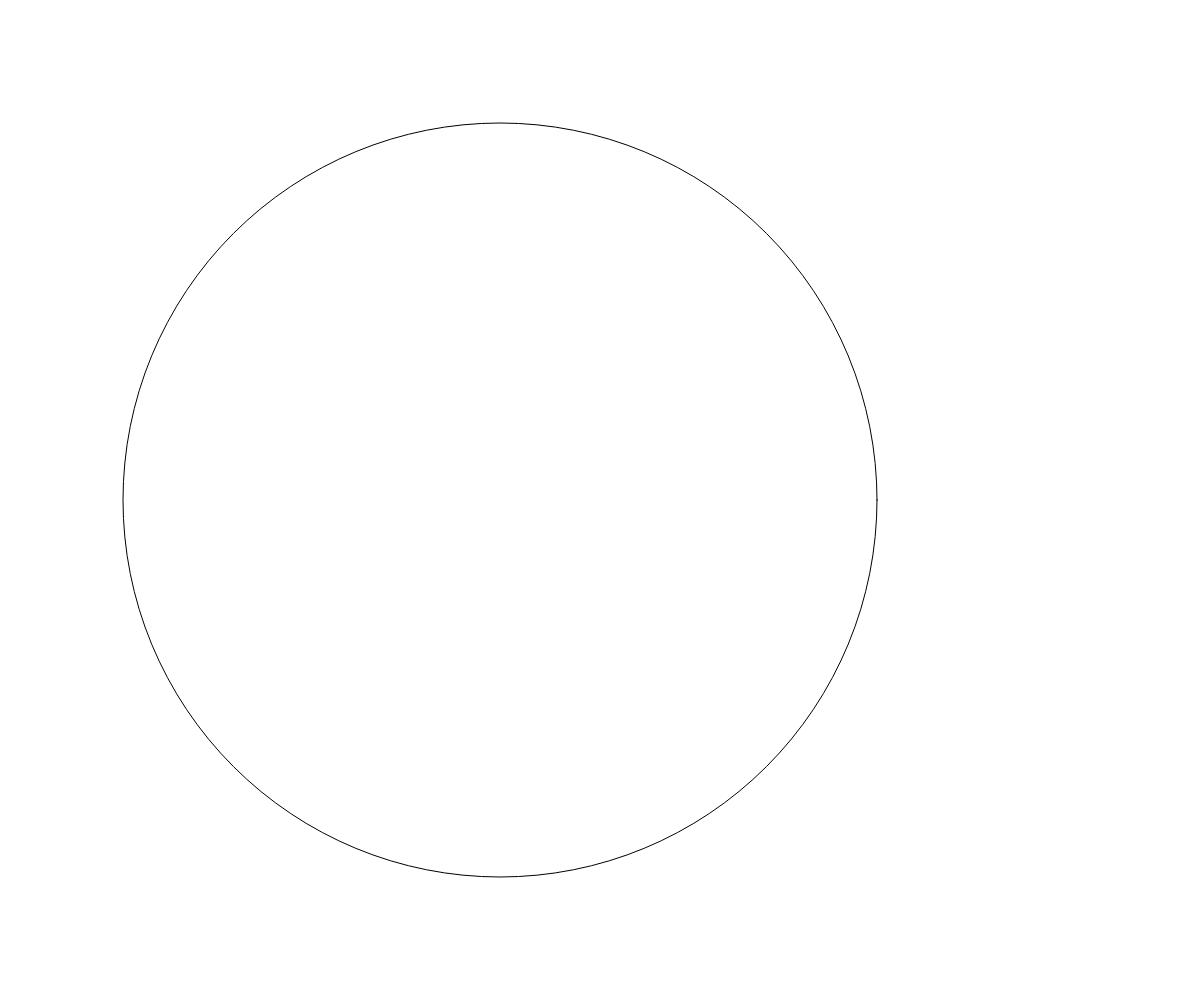
Frame 1 (no input)
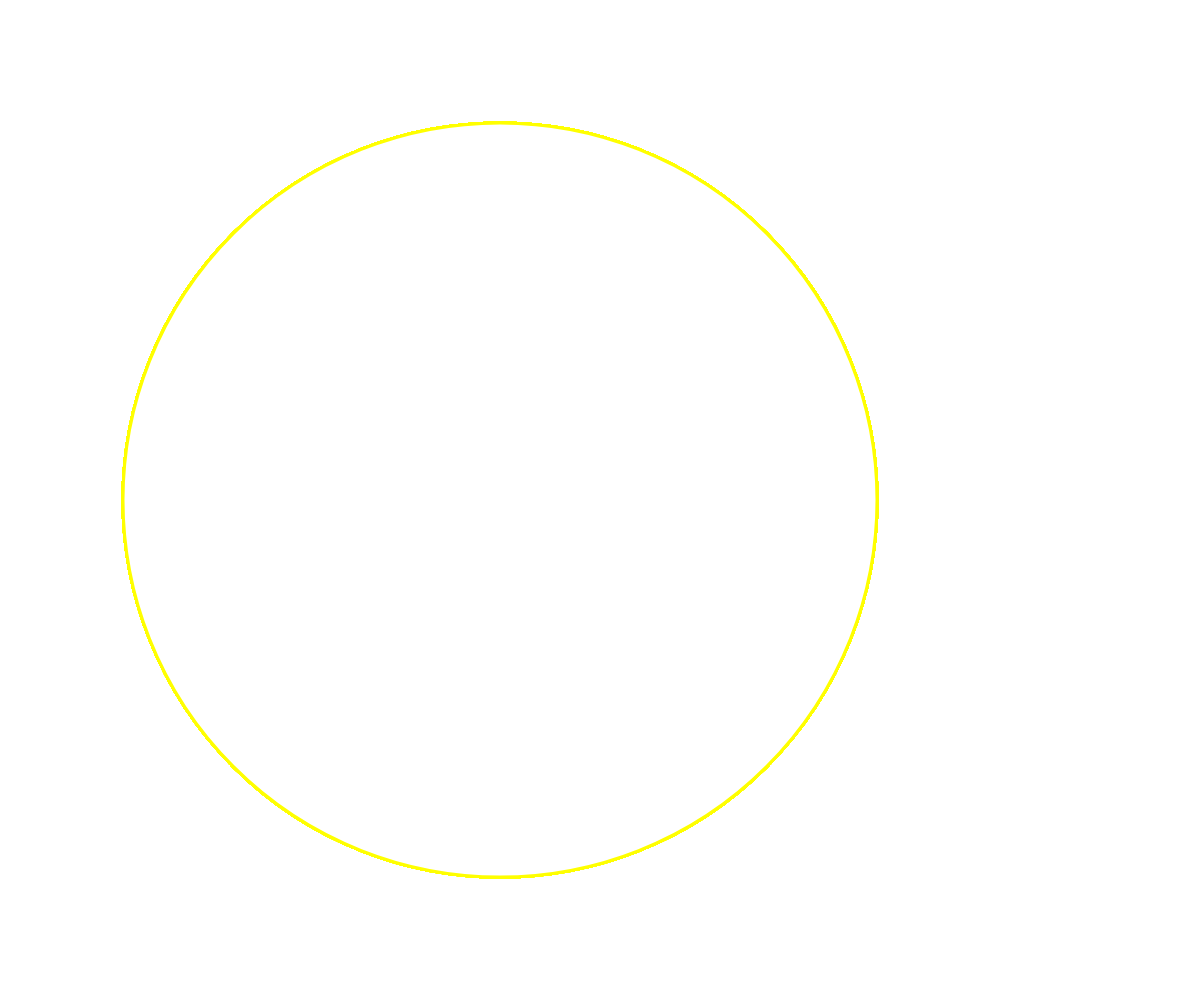
Frame 60 (no input)
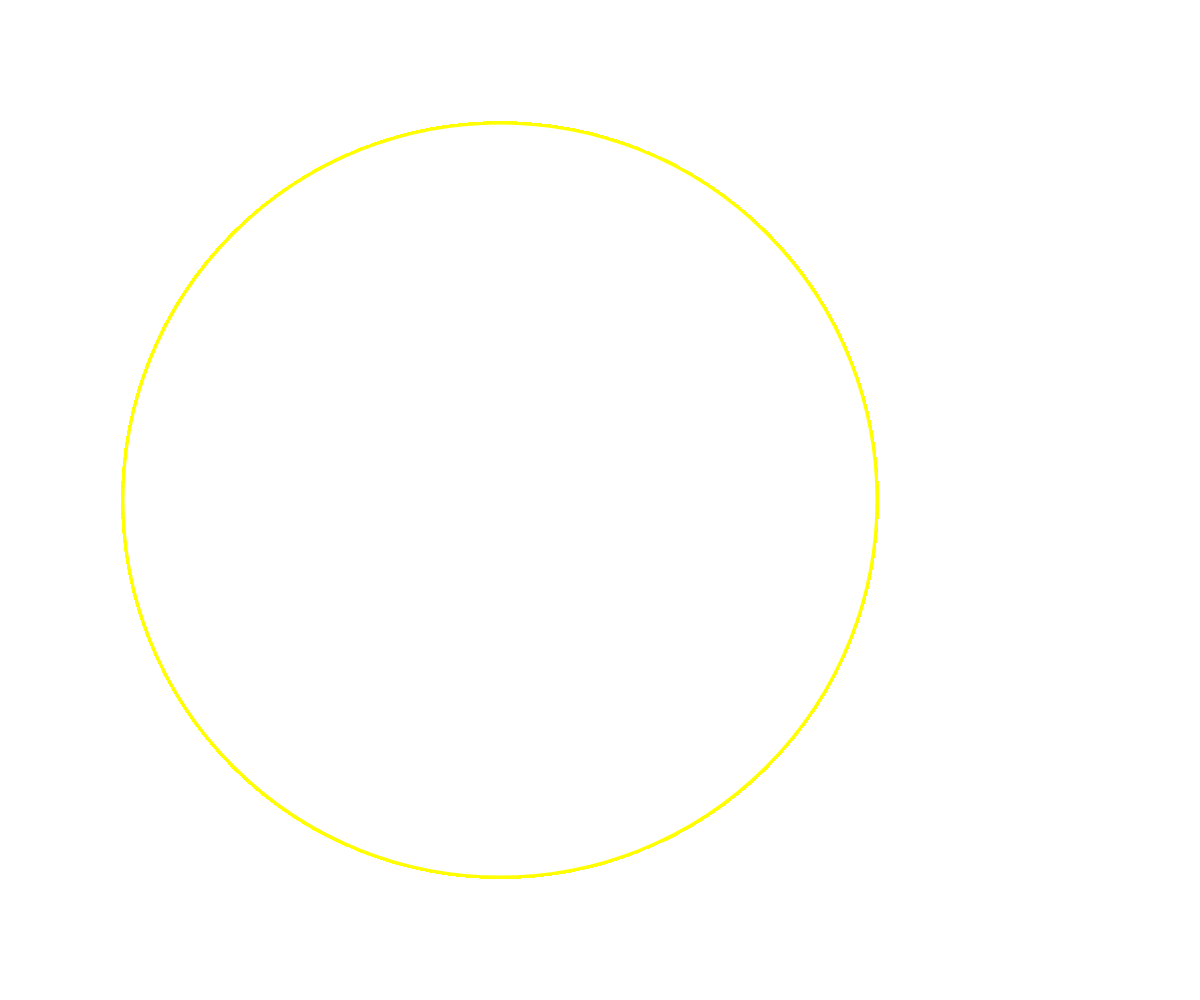
Frame 120 (the mouse pressed at the canvas centre since frame 60)

The p5.js sketch that drew these frames (run headless with seeded random() and noise() and a simulated clock; from frame 60 on, the mouse is pressed at the canvas centre):

// p5.js sketch
// ── sketch.js
let motion=false;
let ios=false;

if(typeof DeviceMotionEvent.requestPermission === 'function')
  document.body.addEventListener('click',function(){
    DeviceMotionEvent.requestPermission()
    .then(function(){
      console.log('DeviceMotionEvent enabled');
      motion=true;
      ios=true
    })
    .catch(function(error){
   console.warn('DeviceMotionEvent not enabled', error);
    })
  })

function setup() {
  createCanvas(windowWidth,windowHeight);
    background(255);
}

function draw() {


let zMotion = round(width/5*abs(radians(rotationZ)-PI))
let yMotion = round(height/2 + rotationX *10)
let xMotion = round(height/2 + rotationY *10)

circle(xMotion,yMotion, zMotion)
 stroke("Yellow");
 strokeWeight(3);
}
